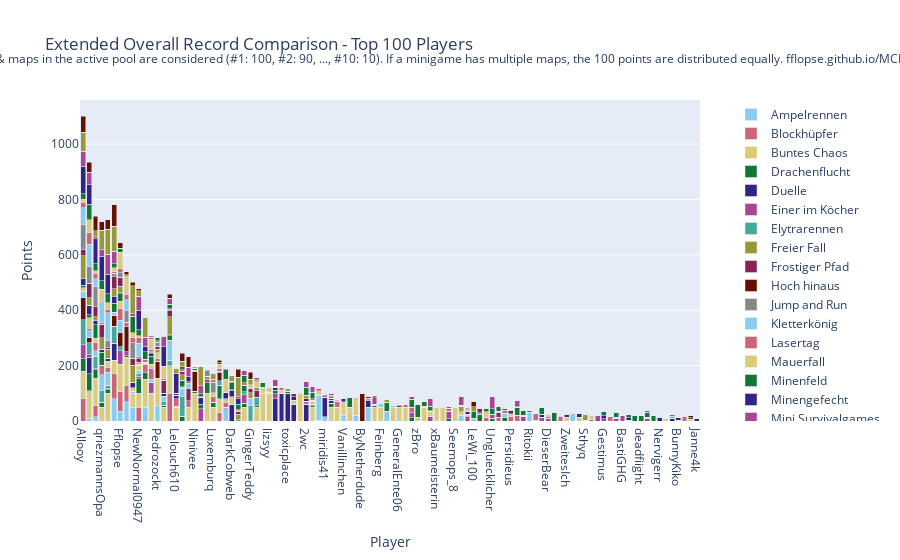

The cell this chart's notebook holds for it:
### Code cell
import plotly.graph_objects as go

# Sum all columns to get the total score
outDf['Total'] = outDf.sum(axis=1)

outDf = remove_duplicate_columns(outDf)

# Sort by total score and fill N/A values with 0
outDf = outDf.sort_values(by='Total', ascending=False).fillna(0)

# Crop to top 10 players
cropDf = outDf.head(100).copy()

# Drop the 'Total' column for plotting
cropDf = cropDf.drop(columns=['Total'])

# Create a color palette
color_palette = px.colors.qualitative.Safe

# Create the stacked bar plot
fig = go.Figure()

cropDf = remove_duplicate_columns(cropDf)

for column in cropDf.columns.difference(['Player']):
    fig.add_trace(go.Bar(
        x=cropDf['Player'],
        y=cropDf[column],
        name=column,
        marker_color=color_palette[len(fig.data) % len(color_palette)]
    ))

# Update layout
fig.update_layout(
    barmode='stack',
    title='Extended Overall Record Comparison - Top 100 Players',
    xaxis=dict(title='Player'),
    yaxis=dict(title='Points'),
    #height=800,
    #width=1000,
    legend=dict(
        x=1.05,
        y=0.5,
        traceorder='normal',
        font=dict(size=12),
        bgcolor='rgba(255, 255, 255, 0)',
        bordercolor='rgba(0, 0, 0, 0)'
    ),
    margin=dict(r=200),  # Adjust right margin to make room for the legend
    annotations=[
        dict(
            x=0.5,
            y=1.1635,
            xref='paper',
            yref='paper',
            text='Max 100 points per minigame. Records #1 through #10 of games & maps in the active pool are considered (#1: 100, #2: 90, ..., #10: 10). If a minigame has multiple maps, the 100 points are distributed equally. fflopse.github.io/MCP-Records/data-analysis/global-ranking.ipynb',
            showarrow=False,
            font=dict(size=12),
            xanchor='center'
        )
    ]
)

fig.show()

# save the plot as an html file

fig.write_html('out/full_overall_record_comparison.html')
